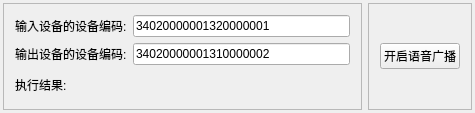
<?xml version="1.0" encoding="UTF-8"?>
<ui version="4.0">
 <class>GBVoiceBroadcastDlgClass</class>
 <widget class="QWidget" name="GBVoiceBroadcastDlgClass">
  <property name="geometry">
   <rect>
    <x>0</x>
    <y>0</y>
    <width>475</width>
    <height>113</height>
   </rect>
  </property>
  <property name="windowTitle">
   <string>GBVoiceBroadcastDlg</string>
  </property>
  <layout class="QHBoxLayout" name="horizontalLayout">
   <property name="leftMargin">
    <number>3</number>
   </property>
   <property name="topMargin">
    <number>3</number>
   </property>
   <property name="rightMargin">
    <number>3</number>
   </property>
   <property name="bottomMargin">
    <number>3</number>
   </property>
   <item>
    <widget class="QFrame" name="frame">
     <property name="frameShape">
      <enum>QFrame::StyledPanel</enum>
     </property>
     <property name="frameShadow">
      <enum>QFrame::Raised</enum>
     </property>
     <layout class="QGridLayout" name="gridLayout">
      <item row="1" column="0">
       <widget class="QLabel" name="label_2">
        <property name="text">
         <string>输出设备的设备编码:</string>
        </property>
       </widget>
      </item>
      <item row="1" column="1">
       <widget class="QLineEdit" name="le_targetID">
        <property name="text">
         <string>34020000001310000002</string>
        </property>
       </widget>
      </item>
      <item row="0" column="0">
       <widget class="QLabel" name="label">
        <property name="text">
         <string>输入设备的设备编码:</string>
        </property>
       </widget>
      </item>
      <item row="0" column="1">
       <widget class="QLineEdit" name="le_sourceID">
        <property name="text">
         <string>34020000001320000001</string>
        </property>
       </widget>
      </item>
      <item row="2" column="0">
       <widget class="QLabel" name="label_3">
        <property name="text">
         <string>执行结果:</string>
        </property>
       </widget>
      </item>
      <item row="2" column="1">
       <widget class="QLabel" name="lb_result">
        <property name="text">
         <string/>
        </property>
       </widget>
      </item>
     </layout>
    </widget>
   </item>
   <item>
    <widget class="QFrame" name="frame_2">
     <property name="frameShape">
      <enum>QFrame::StyledPanel</enum>
     </property>
     <property name="frameShadow">
      <enum>QFrame::Raised</enum>
     </property>
     <layout class="QVBoxLayout" name="verticalLayout">
      <item>
       <widget class="QPushButton" name="pb_startVoiceBroadcast">
        <property name="text">
         <string>开启语音广播</string>
        </property>
       </widget>
      </item>
     </layout>
    </widget>
   </item>
  </layout>
 </widget>
 <layoutdefault spacing="6" margin="11"/>
 <resources/>
 <connections/>
</ui>
